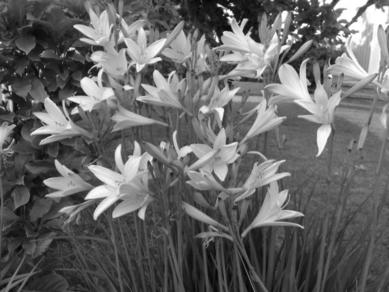
%> input picture Image Analysis/ex3_conv/flowers.jpg, 389 x 292 px
$ octave question4.m   (GNU Octave 9; MATLAB toolbox functions it lacks are replaced by stand-ins)
%> lines starting %> are read from the running program, lines starting %| are printed output that depends on the picture
f=imread('flowers.jpg');
%> f is the input picture: size 292x389 uint8; min 0, max 255, mean 102.1
f=double(f(1:256,1:256));
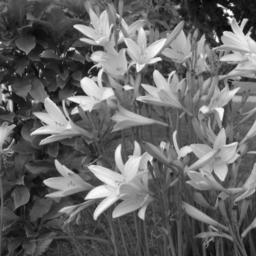
%> f: size 256x256 double; min 0, max 255, mean 101.7
g=ones(5,5)/(5*5);
y=conv2(f,g);
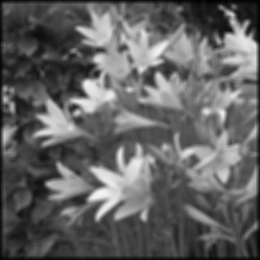
%> y: size 260x260 double; min 1.16, max 245.9, mean 98.6
figure(1),subplot(2,2,1); imshow(f/255);
subplot(2,2,2); imshow(y/255);
F=fft2(f,256,256); % DFT in 256 x 256 points (N=256)
G=fft2(g,256,256); % both DFT must be of equal size (later on multiplication!)
Y=F.*G; % point multiplication
yy1=real(ifft2(Y)); % convolved image
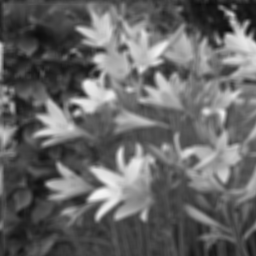
%> yy1: size 256x256 double; min 13.16, max 245.9, mean 101.7
figure(1),subplot(2,2,3); imshow(yy1/255);
F1=fft2(f,261,261); % DFT in 256 x 256 points (N=256)
G1=fft2(g,261,261); % both DFT must be of equal size (later on multiplication!)
Y1=F1.*G1; % point multiplication
yy2=real(ifft2(Y1)); % convolved image
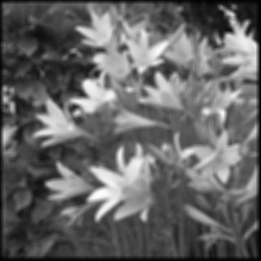
%> yy2: size 261x261 double; min -8.54e-14, max 245.9, mean 97.8; drawn with min black and max white
figure(1),subplot(2,2,4); imshow(yy2/255);
